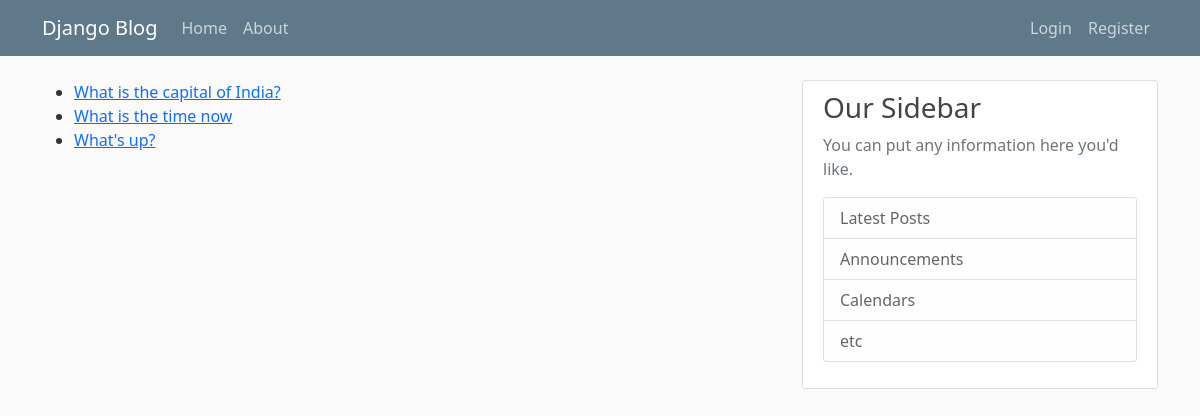
Screenshot of /polls/ with the database file from the repository.
### polls/models.py (models this page shows, shortened)
class Question(models.Model):
    question_text = models.CharField(max_length=200)
    pub_date = models.DateTimeField("date published")

### polls/views.py (the view)
# urls.py: path("", views.index, name="polls-index"),
def index(request):
    latest_question_list = Question.objects.order_by("-pub_date")[:5]
    context = {"latest_question_list": latest_question_list}
    return render(request, "polls/home.html", context)

### polls/templates/polls/home.html (shortened to what this page needs)
{% extends "blog/base.html" %}
{% block content %}
{% if latest_question_list %}
    <ul>
    {% for question in latest_question_list %}
        <li><a href="{% url 'polls:detail' question.id}">{{ question.question_text }}</a></li>
    </ul>
    {% else %}
    <p>No polls are available.</p>
{% endif %}
{% endblock content %}

### blog/static/blog/main.css (style rules this page uses)
body { background: #fafafa; color: #333333; margin-top: 5rem; }
ul { margin: 0; }

### rows the page displays
Question: question_text "What is the capital of India?"
Question: question_text "What is the time now"
Question: question_text "What's up?"
